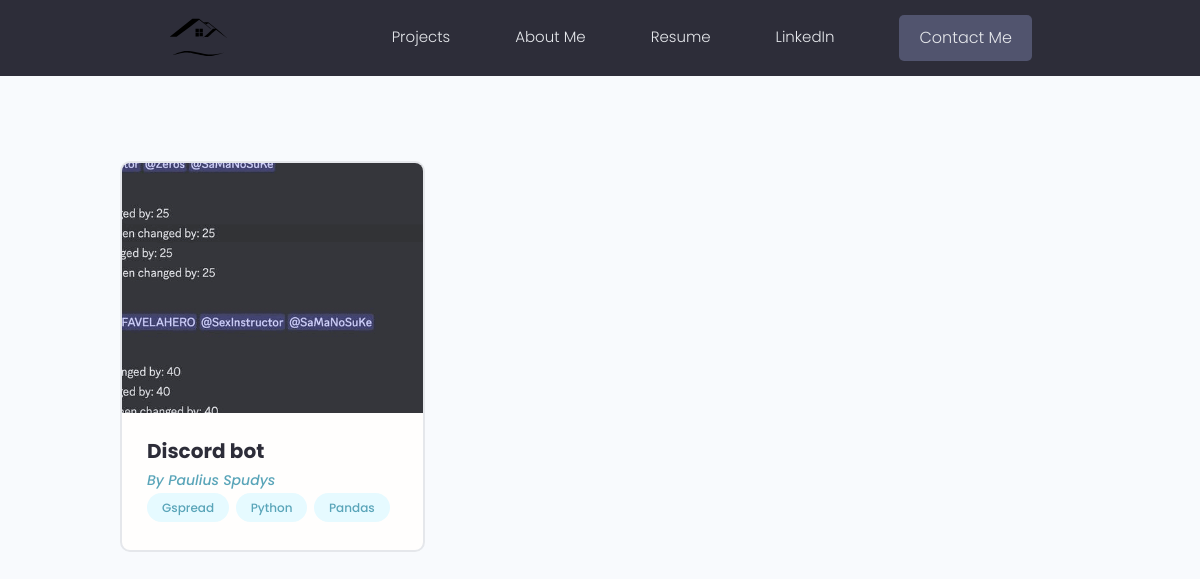
Before: / with the older database file.
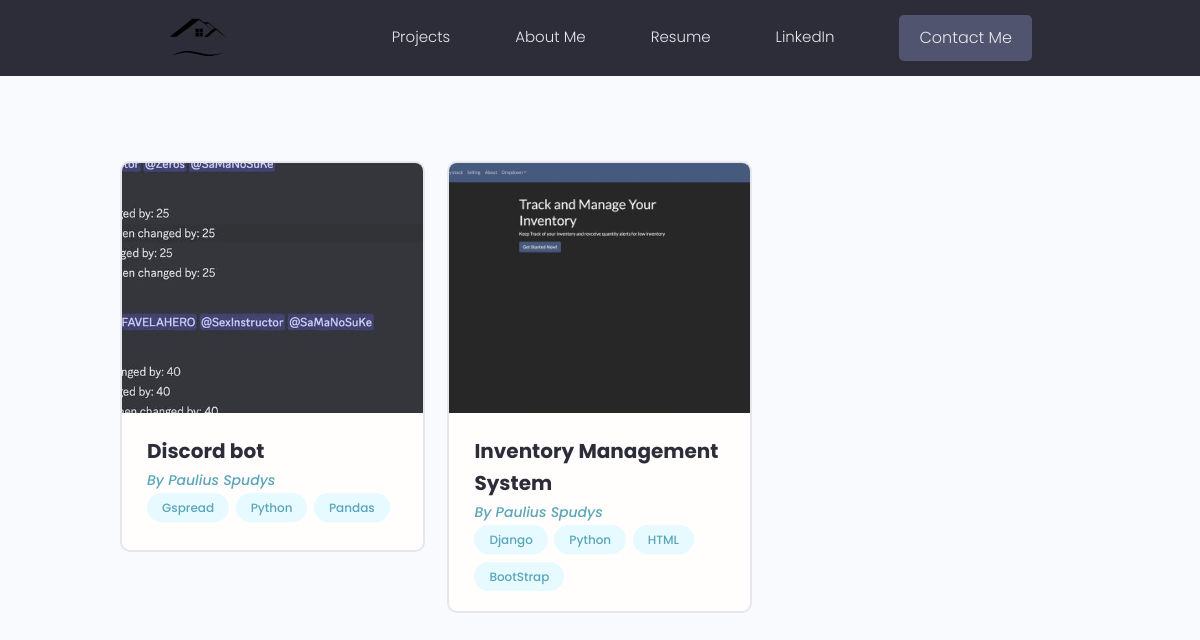
After: the same page with the newer database file.
### project/models.py (models this page shows, shortened)
class Project(models.Model):
    title = models.CharField(max_length=200)
    description = models.TextField(null=True, blank=True)
    featured_image = models.ImageField(null=True, blank=True, default='default.jpg')
    demo_link = models.CharField(max_length=1000, null=True, blank=True)
    source_link = models.CharField(max_length=1000, null=True, blank=True)
    vote_total = models.IntegerField(default=0)
    vote_ration = models.IntegerField(default=0)
    tags = models.ManyToManyField(Tag, blank=True)
    created = models.DateTimeField(auto_now_add=True)
    id = models.UUIDField(default=uuid.uuid4, unique=True,
                        primary_key=True, editable=False)
    @property
    def imageURL(self):
        img = ''
        try:
            img = self.featured_image.url
        except:
            img = ''
        return img

class Tag(models.Model):
    name = models.CharField(max_length=200)
    created = models.DateTimeField(auto_now_add=True)
    id = models.UUIDField(default=uuid.uuid4, unique=True,
                        primary_key=True, editable=False)

### project/views.py (the view)
# urls.py: path('', views.project, name='projects' ),
def project(request):
    project = Project.objects.all()
    context = {'projects': project}
    return render(request, 'project/project.html', context)

### project/templates/project/project.html (shortened to what this page needs)
{% extends 'main.html' %}
{% load static %}
{%block content%}
<main class="projects">
    <section class="projectsList">
      <div class="container">
        <div class="grid grid--three">
         {% for project in projects%}
          <div class="column">
            <div class="card project">
              <a href="{% url 'project' project.id%}" class="project">
                <img class="project__thumbnail" src='{{project.imageURL}}' alt="project thumbnail" />
                <div class="card__body">
                  <h3 class="project__title">{{project.title}}</h3>
                  <p><a class="project__author" href="">By Paulius Spudys</a></p>
                  <div class="project__tags">
                    {% for tag in project.tags.all%}
                    <span class="tag tag--pill tag--main">
                      <small>{{tag.name}}</small>
                    </span>
                    {% endfor %}
                  </div>
                </div>
              </a>
            </div>
          </div>
          {% endfor %}
        </div>
      </div>
    </section>
  </main>
{%endblock content%}

### templates/main.html (shortened to what this page needs)
{% load static %}
<html>
    <head>
        <link rel="stylesheet" type="text/css" media='screen' href='{% static "styles/main.css"%}'>
        <link rel="stylesheet" href="https://cdn.iconmonstr.com/1.3.0/css/iconmonstr-iconic-font.min.css" />
        <link rel="stylesheet" href='{% static "uikit/styles/uikit.css"%}' />
        <link rel="stylesheet" href='{% static "styles/app.css"%}' />
    </head>
    <body>
        {% include 'navbar.html' %}
        {% block content %}
        {% endblock %}
    </body>
</html>

### templates/navbar.html (shortened to what this page needs)
{% load static %}
<header class="header">
    <div class="container container--narrow">
      <a href="/" class="header__logo">
        <img src='{% static "images/logo.svg"%}' alt="DevSearch Logo" />
      </a>
      <nav class="header__nav">
        <ul class="header__menu">
          <li class="header__menuItem"><a href="{%url 'projects'%}">Projects</a></li>
          <li class="header__menuItem"><a href="{% url 'about' %}">About Me</a></li>
          <li class="header__menuItem"><a href="{% url 'resume' %}">Resume</a></li>
          <li class="header__menuItem"><a href="https://www.linkedin.com/in/paulius-spudys-b09826239/" target="_blank">LinkedIn</a></li>
          <li class="header__menuItem"><a href="{%url 'contact'%}" class="btn btn--sub">Contact Me</a></li>
        </ul>
      </nav>
    </div>
  </header>

### static/styles/main.css (style rules this page uses)
body { background-color: grey; }

### static/styles/app.css (style rules this page uses)
:root { --color-sub: #2d2d39; }
.btn--sub { background-color: var(--color-sub-light); }
.card { border: 2px solid var(--color-light); }
img { width: 100%; }
.header { position: sticky; z-index: 111; background-color: var(--color-sub); padding: 1.5rem 0; }
.header > .container { display: flex; justify-content: space-between; align-items: center; }
.header__logo > img { height: 3.8rem; }
.header__nav > ul { display: inline-flex; align-items: center; list-style: none; gap: 6.5rem; }
.header__menuItem > a { color: var(--color-light); font-weight: 300; }
.project__author { font-size: 1.4rem; font-style: italic; }
.projectsList { margin-top: 8rem; }
.project__thumbnail { height: 25rem; object-fit: cover; object-position: top center; }
.project__title { font-size: 2rem; font-weight: 700; color: var(--color-sub); }

### static/uikit/styles/modules/_variables.css (style rules this page uses)
:root { --color-main: #5aa5b9; --color-main-light: #e6faff; --color-sub: #3f4156; --color-sub-light: #51546e; --color-sub-lighter: #ededfd; --color-text: #737373; --color-gray: #8b8b8b; --color-light: #e5e7eb; --color-light-gray: #767676; --color-bg: #f8fafd; --color-white: #fffefd; --color-white-light: #f3f3f3; --color-success: #359e64; --color-success-bg: #def8e8; --color-error: #fc4b0b; --color-error-bg: #fff2ee; --font-base: 'Poppins', arial, helvetica, 'Segoe UI', roboto, ubuntu, sans-serif; --font-monospace: 'Fira Code', 'Courier New', courier, monospace; --font-regular: 300; --font-medium: 500; --font-bold: 700; --generic-shadow: 1px 1px 5px #00000010; --generic-transition: all 0.3s ease-in-out; }

### static/uikit/styles/modules/_base.css (style rules this page uses)
* { margin: 0; padding: 0; box-sizing: border-box; text-rendering: optimizeLegibility; color: inherit; font-size: inherit; }
html { font-size: 50%; }
@media only screen and (min-width: 480px) { html { font-size: 56.25%; } }
@media only screen and (min-width: 1200px) { html { font-size: 62.5%; } }
body { line-height: 1.6; font-weight: 400; font-size: 1.5rem; color: var(--color-text); background-color: var(--color-bg); min-height: 100vh; }

### static/uikit/styles/modules/_typography.css (style rules this page uses)
* { font-family: var(--font-base); }
h3 { font-size: 3.2rem; font-weight: var(--font-medium); }
p, span, strong { font-size: 1.6rem; color: var(--color-text); font-weight: var(--font-regular); }
a { padding-bottom: 2px; text-decoration: none; display: inline-block; color: var(--color-main); font-weight: var(--font-medium); }

### static/uikit/styles/modules/_utilities.css (style rules this page uses)
.container { width: 92%; max-width: 165rem; margin: 0 auto; box-sizing: border-box; }
.container--narrow { width: 92%; max-width: 120rem; }
@media screen and (min-width: 1000px) { .container { width: 90%; } }
@media screen and (min-width: 1000px) { .container--narrow { width: 85%; } }
@media screen and (min-width: 1200px) { .container { width: 80%; } }
@media screen and (min-width: 1200px) { .container--narrow { width: 72%; } }

### static/uikit/styles/modules/_button.css (style rules this page uses)
.btn { display: inline-block; position: relative; cursor: pointer; background-color: var(--color-light); font-weight: var(--font-medium); color: var(--color-sub); text-decoration: none; padding: 1rem 2rem; border-radius: 0.5rem; border: none; width: -webkit-fit-content; width: -moz-fit-content; width: fit-content; height: -webkit-fit-content; height: -moz-fit-content; height: fit-content; font-size: 1.6rem; outline-width: 0; outline-color: transparent; -webkit-backface-visibility: hidden; backface-visibility: hidden; transition: all 0.3s ease-in-out; }
.btn--sub { background-color: var(--color-sub); color: var(--color-white); }

### static/uikit/styles/modules/_card.css (style rules this page uses)
.card { border-radius: 1rem; background-color: var(--color-white); border: 1.5px solid var(--color-light); width: auto; height: auto; margin-top: 0.5rem; margin-bottom: 0.5rem; overflow: hidden; }
.card__body, .card__header { padding: 2rem 2.5rem; }

### static/uikit/styles/modules/_tag.css (style rules this page uses)
.tag { display: inline-flex; align-items: center; background-color: var(--color-sub); height: -webkit-fit-content; height: -moz-fit-content; height: fit-content; width: -webkit-fit-content; width: -moz-fit-content; width: fit-content; border-radius: 0.5rem; padding: 0.5rem 1.5rem; font-size: 1.2rem; cursor: pointer; }
.tag:not(:last-child) { margin-right: 0.25rem; margin-bottom: 0.75rem; }
.tag > small { color: var(--color-white); }
.tag--pill { border-radius: 5rem; }
.tag--main, .tag--main > small { background: var(--color-main-light); color: var(--color-main); font-weight: 500; }

Changed rows visible on the page:
added Project: imageURL (picture), title "Inventory Management System", Tag (name "Python")
now on this page (row unchanged): Tag: name "Django", shown under "Inventory Management System"
now on this page (row unchanged): Tag: name "HTML", shown under "Inventory Management System"
added Tag: name "BootStrap", shown under "Inventory Management System"
